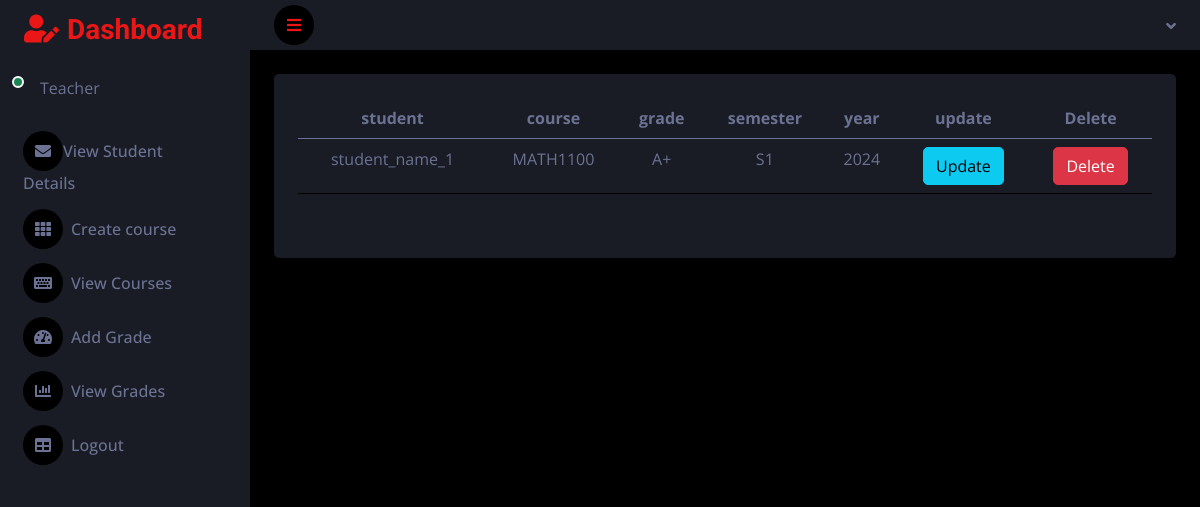
The app's page /teacher_view_grades/ with its own data.
### grade_app/models.py (models this page shows)
class Grade(models.Model):
    student = models.ForeignKey(Student, on_delete=models.CASCADE)
    course = models.ForeignKey(Course, on_delete=models.CASCADE)
    grade = models.CharField(max_length=10)
    semester = models.CharField(max_length=2)
    year = models.CharField(max_length=4)

class Student(models.Model):
    user = models.ForeignKey(User_model,on_delete=models.CASCADE)
    name = models.CharField(max_length=250)
    student_id = models.IntegerField(blank=True,null=True)
    bio = models.TextField()
    def __str__(self):
        return self.name

class Course(models.Model):
    course_code = models.CharField(max_length=250)
    title = models.CharField(max_length=250)
    description = models.TextField()
    def __str__(self):
        return self.course_code

### grade_app/teacher_views.py (the view)
# urls.py: path('teacher_view_grades/',teacher_views.teacher_view_grades,name='teacher_view_grades'),
def teacher_view_grades(request):
    grade_objects = Grade.objects.all()
    return render(request,'teacher/teacher_view_grades.html',{'grade_objects':grade_objects})

### template/teacher/teacher_view_grades.html
{% extends 'teacher/teacher_dash.html' %}
{% block content %}
<table class="table" >
  <thead>
    <tr>
      <th scope="col">student</th>
      <th scope="col">course</th>
      <th scope="col">grade</th>
      <th scope="col">semester</th>
      <th scope="col">year</th>
      <th scope="col">update</th>
      <th scope="col">Delete</th>
    </tr>
  </thead>
  <tbody>
  {% for i in grade_objects %}
    <tr>
       <td>{{i.student}}</td>
      <td>{{i.course}}</td>
      <td>{{i.grade}}</td>
      <td>{{i.semester}}</td>
      <td>{{i.year}}</td>
      <td><a href="{% url 'teacher_update_grade' i.id %}"><button class="btn btn-info">Update</button></a></td>
      <td>
          <a href="{% url 'teacher_delete_grade' i.id %}" class="btn btn-danger" onclick="confirm_delete()">Delete</a>
      </td>
    </tr>
  {% endfor %}
  </tbody>
</table>
{% endblock %}

### static/dash/css/style.css (style rules this page uses)
:root { --primary: #EB1616; --secondary: #191C24; --light: #6C7293; --dark: #000000; }
.btn { transition: .5s; }

### records on screen
Grade: student "student_name_1", course "MATH1100", grade "A+", semester "S1", year "2024"
